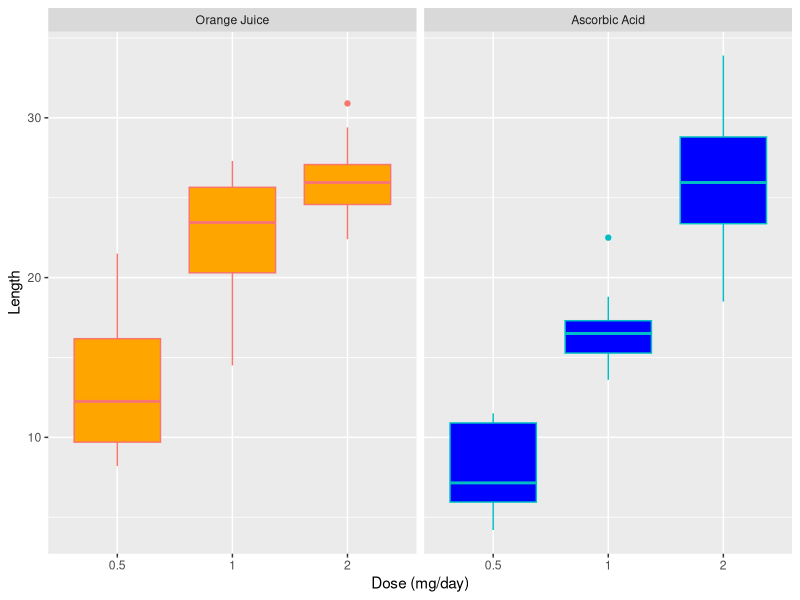

Write the R code that produced this figure.
## ---- chunk 1
library(R.utils)
library(ggplot2)
colorize <- function(x, color) {
  if (knitr::is_latex_output()) {
    sprintf("\\textcolor{%s}{%s}", color, x)
  } else if (knitr::is_html_output()) {
    sprintf("<span style='color: %s;'>%s</span>", color, 
      x)
  } else x
}
## ---- chunk 2
data("ToothGrowth")
str(ToothGrowth)
## ---- chunk 3
summary(ToothGrowth$len)
## ---- chunk 4
levels(ToothGrowth$supp) <- c("Orange Juice", "Ascorbic Acid")
ToothGrowth$dose <- as.factor(ToothGrowth$dose)
g <- ggplot(ToothGrowth, 
            aes(x = dose, y = len, color = supp))
g + facet_grid(. ~ supp) + 
  geom_boxplot( aes(fill = supp),show.legend = F) +
  scale_fill_manual(values = c("orange", "blue")) +
  xlab("Dose (mg/day)") + ylab("Length")
## ---- chunk 5
len <- ToothGrowth$len
supp <- ToothGrowth$supp
dose <- ToothGrowth$dose
t1 <- t.test(len[supp=="Orange Juice"],
             len[supp=="Ascorbic Acid"],
             paired=F,conf.level = 0.95)
## ---- chunk 6
t2 <- t.test(len[supp=="Orange Juice" & dose==0.5] ,
             len[supp=="Ascorbic Acid" & dose==0.5],
             paired=F, conf.level = 0.95)
## ---- chunk 7
t2 <- t.test(len[supp=="Orange Juice" & dose==1] ,
             len[supp=="Ascorbic Acid" & dose==1], 
             paired=F, conf.level = 0.95)
## ---- chunk 8
t2 <- t.test(len[supp=="Orange Juice" & dose==2] ,
             len[supp=="Ascorbic Acid" & dose==2],
             paired=F, conf.level = 0.95)
